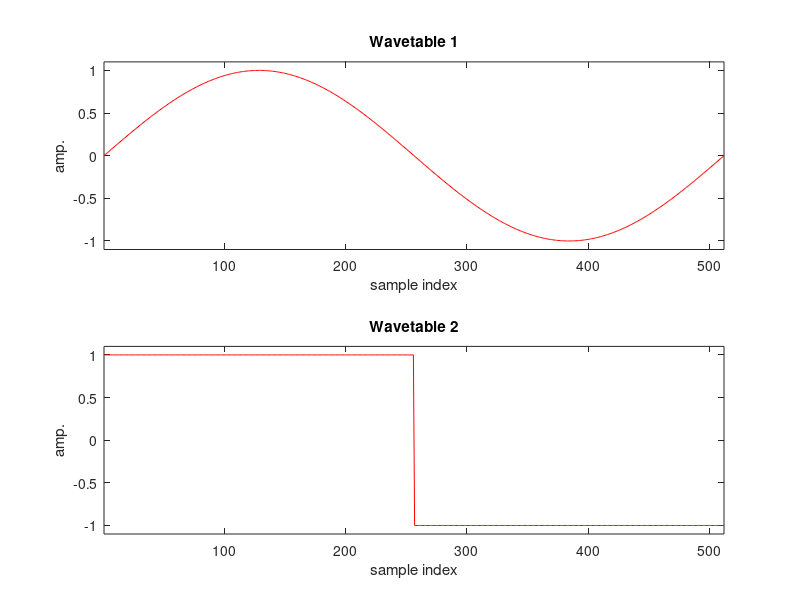
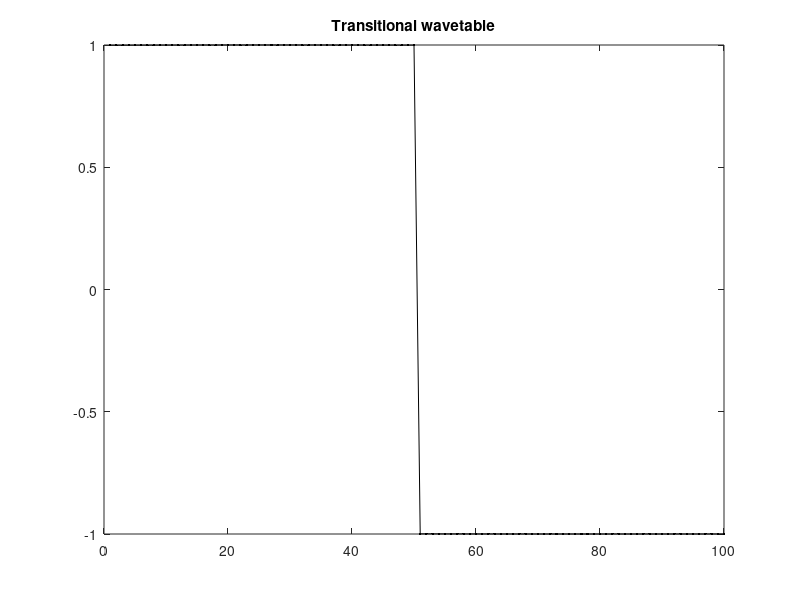
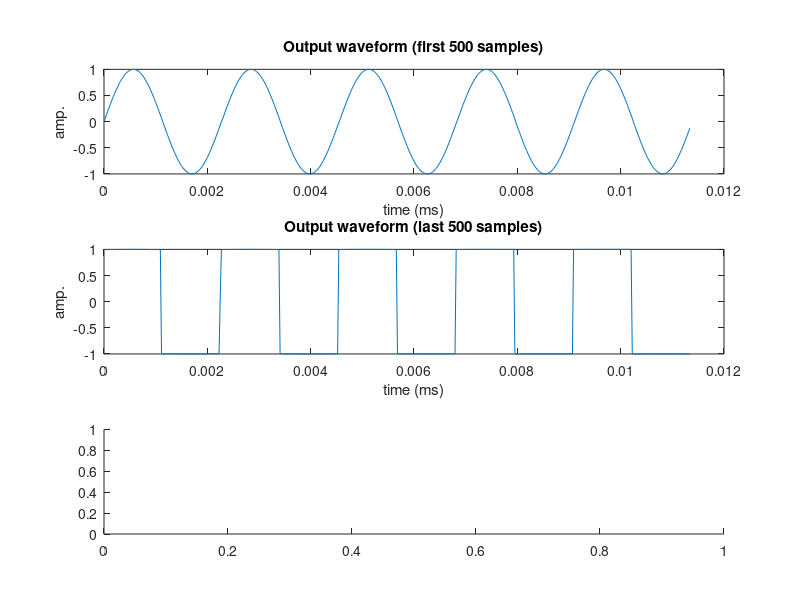

Recreate these plots in MATLAB, in order. (Note: this script raises an error after producing the figures.)
%% Multiple wavetable.

clear; close all;

% Constants
% Sample rate.
Fs = 44100;
% Output frequency.
F0 = 440;
% Output duration.
outDurationS = 2;
% Output amplitude.
outAmp = 1.;
% Wavetable length.
wtLength = 2^9;
% Max output samples to plot.
maxOutPlot = 500;

% Sine wavetable.
wt1 = sin(linspace(0, 2 * pi, wtLength)');
% Square wavetable.
% NB, calculating points all the way to 2*pi results in a final point with 
% amplitude +1.
wt2 = square(linspace(0, (2 * pi) - 1/wtLength, wtLength)');

figure('Name', 'Wavetables', 'Position', [100, 500, 600, 500]), ...
    subplot(211), ...
    plot(1:wtLength, wt1, 'r-'), ...
    title('Wavetable 1'), ...
    xlim([1, wtLength]), ...
    ylim([-1.1, 1.1]), ...
    ylabel('amp.'), ...
    xlabel('sample index');
    subplot(212), ...
    plot(1:wtLength, wt2, 'r-'), ...
    title('Wavetable 2'), ...
    xlim([1, wtLength]), ...
    ylim([-1.1, 1.1]), ...
    ylabel('amp.'), ...
    xlabel('sample index');

fig2 = figure('Name', 'Wavetable transition', 'Position', [1000, 500, 600, 500]);

% Create output placeholder.
y = zeros(Fs * outDurationS, 1);

% Calculate the number of samples per period of the wavetable to produce the
% desired frequency.
sampsPerPeriod = Fs / F0;
wtStepsPerSample = wtLength / sampsPerPeriod;

% Placeholder for the transitional wavetable samples.
wt = zeros(2, 1);

% Transition linearly between the wavetables while writing to the output vector.
for n=1:(Fs * outDurationS)    
    % Calculate the fractional sample index in the wavetable.
    wtIndex = mod(wtStepsPerSample * (n - 1), wtLength) + 1;
    % Calculate the magnitudes for samples either side of the fractional index.
    magnitude2 = rem(wtIndex, 1);
    magnitude1 = 1 - magnitude2;
    
    % Wrap the wavetable index as necessary.
    prevIndex = floor(wtIndex);
    nextIndex = ceil(wtIndex);
    if prevIndex == 0
        prevIndex = wtLength;
    end
    if nextIndex > wtLength
        nextIndex = 1;
    end
    
    % Calculate the transitional wavetable samples.
    transition = n / (Fs * outDurationS);
    wt(1) = (1 - transition) * wt1(prevIndex) + transition * wt2(prevIndex);
    wt(2) = (1 - transition) * wt1(nextIndex) + transition * wt2(nextIndex);
    
    % Compose the output sample from summed, weighted transitional samples.
    y(n) = outAmp * ( ...
        magnitude1 * wt(1) + ...
        magnitude2 * wt(2) ...
    );

    % Make a cool plot of the transition (slow for factors of Fs; doesn't work
    % well for large F0).
    if mod(n, sampsPerPeriod) < 0.1
        figure(fig2),
        plot(y(n - floor(sampsPerPeriod) + 1: n), 'k.-'), ...
            ylim([-1, 1]), ...
            title('Transitional wavetable'), ...
            drawnow limitrate;
    end
end

sound(y, Fs);
% Plot beginning of output against time.
figure( ...
        'Name', 'Output', ...
        'Position', [500 50 750 900] ...
    ),
    subplot(311), ...
    plot(linspace(0, maxOutPlot / Fs, maxOutPlot)', y(1:maxOutPlot)), ...
    title(sprintf('Output waveform (first %d samples)', maxOutPlot)), ...
    ylim([-1, 1]), ...
    ylabel('amp.'), ...
    xlabel('time (ms)'), ...
    subplot(312), ...
    plot(linspace(0, maxOutPlot / Fs, maxOutPlot)', y(length(y) - maxOutPlot + 1:end)), ...
    title(sprintf('Output waveform (last %d samples)', maxOutPlot)), ...
    ylim([-1, 1]), ...
    ylabel('amp.'), ...
    xlabel('time (ms)'), ...
    % Plot spectrogram.
    subplot(313), ...
    spectrogram(y, 512, 64, 512, Fs, 'yaxis'), ...
    ylim([0, 10]);
